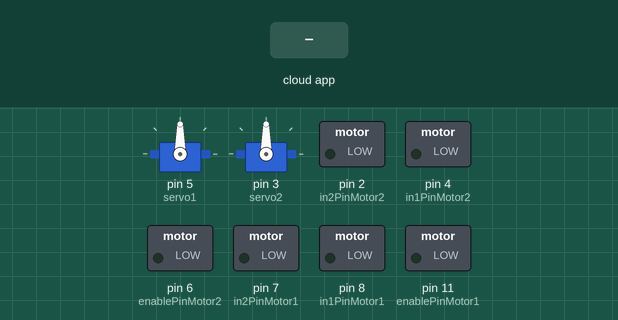
This sketch was run on a simulated Arduino Uno, built with avr-gcc and run on an emulated ATmega328P. Parts: 2 × servo, switched loads named in the sketch (green lamp = pin HIGH). The test bench sets the inputs (shaded band). The ROS host is connected and sends only what is stated.

Above: at 1.2 s.
1.3 s: the phone or cloud app sets motor_speed1 to 0
At 2.5 s:
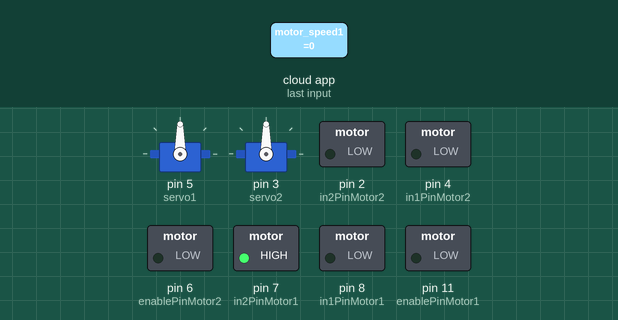
2.8 s: the phone or cloud app sets motor_speed2 to 0
At 3.7 s:
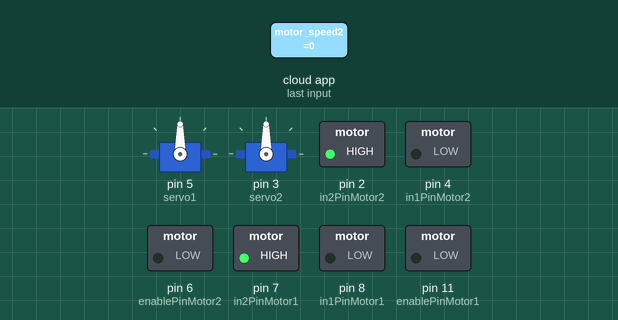
4.3 s: the phone or cloud app sets servo1 to 0
At 4.8 s:
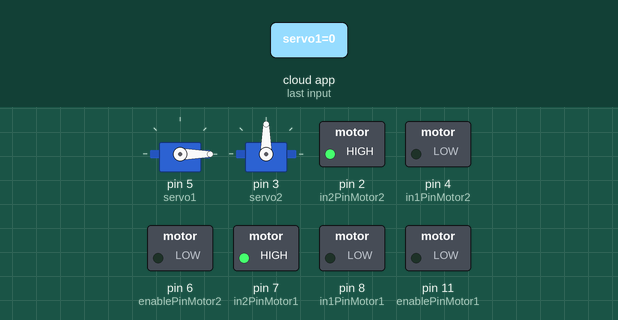
5.8 s: the phone or cloud app sets servo2 to 0
At 7.0 s:
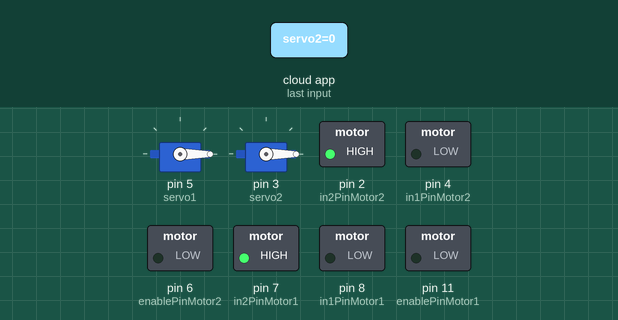
7.3 s: the phone or cloud app sets motor_speed1 to 45
At 8.3 s:
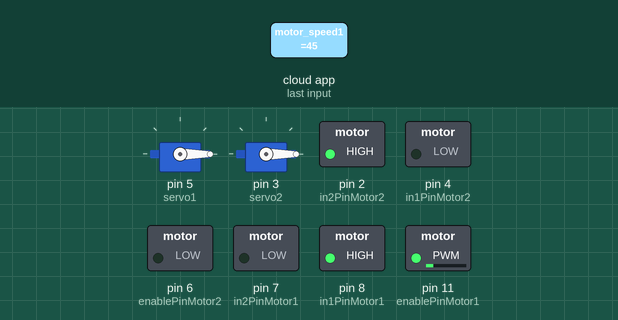
8.8 s: the phone or cloud app sets motor_speed2 to 45
At 9.4 s:
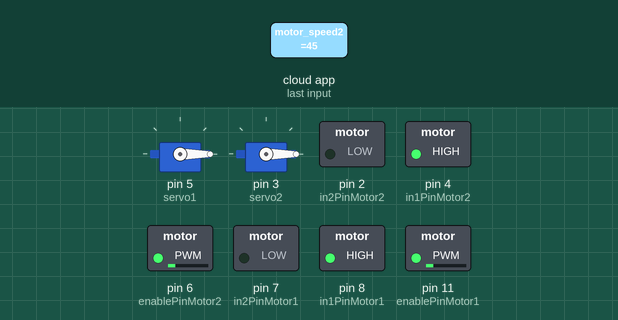
Timing chart, 0 to 11.3 s (numbered marks = the images above; inputs shaded):
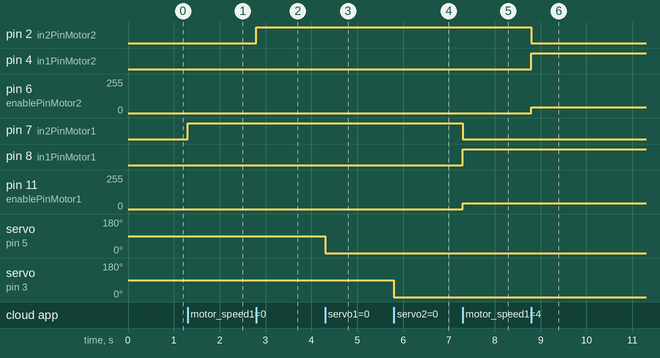

The sketch:

arduino_final.ino
```cpp
#if (ARDUINO >= 100)
 #include <Arduino.h>
#else
 #include <WProgram.h>
#endif

#include <ros.h>
#include <std_msgs/Int16.h>
#include <Servo.h>

ros::NodeHandle nh;
Servo myservo1;
Servo myservo2;


// configuracion de servomotor
const int servo1 = 5;
const int servo2 = 3;
// Configuración de pines para el primer motor
const int enablePinMotor1 = 11; // Pin de habilitación del puente H para el primer motor
const int in1PinMotor1 = 8;   // Primer pin de entrada del puente H para el primer motor
const int in2PinMotor1 = 7;   // Segundo pin de entradxa del puente H para el primer motor

// Configuración de pines para e l segundo motor
const int enablePinMotor2 = 6; // Pin de habilitación del puente H para el segundo motor
const int in1PinMotor2 = 4;    // Primer pin de entrada del puente H para el segundo motor
const int in2PinMotor2 = 2;    // Segundo pin de entrada del puente H para el segundo motor

int motorSpeedMotor1 = 0; // Variable para almacenar la velocidad del primer motor
int motorSpeedMotor2 = 0; // Variable para almacenar la velocidad del segundo motor
int posicionServo1 = 0;
int posicionServo2 = 0;
void servo1_cb(const std_msgs::Int16& cmd_msg){
    posicionServo1 = cmd_msg.data;
    myservo1.write(posicionServo1);
    delay(10);
}
void servo2_cb(const std_msgs::Int16& cmd_msg){
    posicionServo2 = cmd_msg.data;
    myservo2.write(posicionServo2);
    delay(10);
}
ros::Subscriber<std_msgs::Int16> subServo1("servo1", servo1_cb);
ros::Subscriber<std_msgs::Int16> subServo2("servo2", servo2_cb);

void motor_cb1(const std_msgs::Int16& cmd_msg) {
  // El mensaje de ROS proporciona un valor de velocidad de 0 a 255
  motorSpeedMotor1 = cmd_msg.data;
  // Control del primer motor
  if (motorSpeedMotor1 > 0) { // ir hacia adelante
    digitalWrite(in1PinMotor1, HIGH);
    digitalWrite(in2PinMotor1, LOW);
  } else {       // ir hacia atras cambiando el sentido del giro
    digitalWrite(in1PinMotor1, LOW);
    digitalWrite(in2PinMotor1, HIGH);
  }
  analogWrite(enablePinMotor1, abs(motorSpeedMotor1)); // Configurar la velocidad del primer motor mediante PWM
}
void motor_cb2(const std_msgs::Int16& cmd_msg) {
  // El mensaje de ROS proporciona un valor de velocidad de 0 a 255
  motorSpeedMotor2 = cmd_msg.data;
  // Control del segundo motor
  if (motorSpeedMotor2 > 0) {
    digitalWrite(in1PinMotor2, HIGH);
    digitalWrite(in2PinMotor2, LOW);
  } else {
    digitalWrite(in1PinMotor2, LOW);
    digitalWrite(in2PinMotor2, HIGH);
  }
  analogWrite(enablePinMotor2, abs(motorSpeedMotor2)); // Configurar la velocidad del segundo motor mediante PWM
}

ros::Subscriber<std_msgs::Int16> subMotor1("motor_speed1", motor_cb1);
ros::Subscriber<std_msgs::Int16> subMotor2("motor_speed2", motor_cb2);

void setup() {
  pinMode(enablePinMotor1, OUTPUT);
  pinMode(in1PinMotor1, OUTPUT);
  pinMode(in2PinMotor1, OUTPUT);

  pinMode(enablePinMotor2, OUTPUT);
  pinMode(in1PinMotor2, OUTPUT);
  pinMode(in2PinMotor2, OUTPUT);
  myservo1.attach(servo1);
  myservo2.attach(servo2);
  nh.initNode();
  nh.subscribe(subMotor1);
  nh.subscribe(subMotor2);
  nh.subscribe(subServo1);
  nh.subscribe(subServo2);
}

void loop() {
  nh.spinOnce();
  // No es necesario agregar un delay en este caso, pero puedes hacerlo si lo deseas
}
```

Measured:
- after the input at 1.3 s, pin 7 (in2PinMotor1): LOW → HIGH at once
- after the input at 2.8 s, pin 2 (in2PinMotor2): LOW → HIGH at once
- after the input at 4.3 s, servo on pin 5 (servo1): 90° → 0° at once
- after the input at 5.8 s, servo on pin 3 (servo2): 90° → 0° at once
- after the input at 7.3 s, pin 7 (in2PinMotor1): HIGH → LOW at once; pin 8 (in1PinMotor1): LOW → HIGH at once; pin 11 (enablePinMotor1): 0/255 → 45/255 at once
- after the input at 8.8 s, pin 2 (in2PinMotor2): HIGH → LOW at once; pin 4 (in1PinMotor2): LOW → HIGH at once; pin 6 (enablePinMotor2): 0/255 → 45/255 at once
